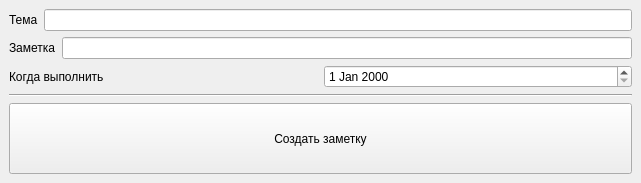
<?xml version="1.0" encoding="UTF-8"?>
<ui version="4.0">
 <class>WriteWindow</class>
 <widget class="QMainWindow" name="WriteWindow">
  <property name="geometry">
   <rect>
    <x>0</x>
    <y>0</y>
    <width>641</width>
    <height>183</height>
   </rect>
  </property>
  <property name="windowTitle">
   <string>Написать заметку</string>
  </property>
  <widget class="QWidget" name="main_widget_note">
   <layout class="QGridLayout" name="gridLayout">
    <item row="0" column="0">
     <layout class="QVBoxLayout" name="body">
      <item>
       <layout class="QHBoxLayout" name="theme">
        <item>
         <widget class="QLabel" name="l_theme">
          <property name="text">
           <string>Тема</string>
          </property>
         </widget>
        </item>
        <item>
         <widget class="QLineEdit" name="t_theme"/>
        </item>
       </layout>
      </item>
      <item>
       <layout class="QHBoxLayout" name="note">
        <item>
         <widget class="QLabel" name="l_note">
          <property name="text">
           <string>Заметка</string>
          </property>
         </widget>
        </item>
        <item>
         <widget class="QLineEdit" name="t_note"/>
        </item>
       </layout>
      </item>
      <item>
       <layout class="QHBoxLayout" name="date">
        <item>
         <widget class="QLabel" name="l_date">
          <property name="text">
           <string>Когда выполнить</string>
          </property>
         </widget>
        </item>
        <item>
         <widget class="QDateEdit" name="t_date"/>
        </item>
       </layout>
      </item>
      <item>
       <widget class="Line" name="line">
        <property name="orientation">
         <enum>Qt::Orientation::Horizontal</enum>
        </property>
       </widget>
      </item>
      <item>
       <widget class="QPushButton" name="b_createnote">
        <property name="sizePolicy">
         <sizepolicy hsizetype="Minimum" vsizetype="Expanding">
          <horstretch>0</horstretch>
          <verstretch>0</verstretch>
         </sizepolicy>
        </property>
        <property name="text">
         <string>Создать заметку</string>
        </property>
       </widget>
      </item>
     </layout>
    </item>
   </layout>
  </widget>
 </widget>
 <resources/>
 <connections/>
</ui>
